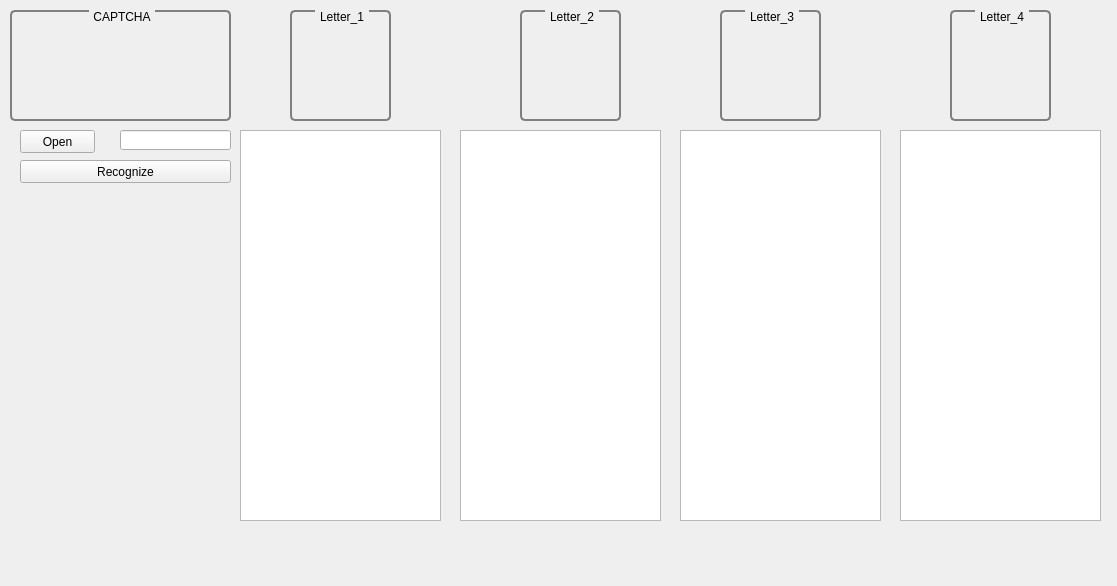
<?xml version="1.0" encoding="UTF-8"?>
<ui version="4.0">
 <class>Form</class>
 <widget class="QWidget" name="Form">
  <property name="windowModality">
   <enum>Qt::NonModal</enum>
  </property>
  <property name="geometry">
   <rect>
    <x>0</x>
    <y>0</y>
    <width>1117</width>
    <height>586</height>
   </rect>
  </property>
  <property name="windowTitle">
   <string>Form1</string>
  </property>
  <property name="styleSheet">
   <string notr="true"> QGroupBox {
     background-color: qlineargradient(x1: 0, y1: 0, x2: 0, y2: 1,
                                       stop: 0 #E0E0E0, stop: 1 #FFFFFF);
     border: 2px solid gray;
     border-radius: 5px;
	 font-family: &quot;Arial&quot;;
     margin-top: 1ex; /* оставляем пространство вверху для заголовка */
 }

 QGroupBox::title {
     subcontrol-origin: margin;
     subcontrol-position: top center; /* помещаем вверху по центру */
     padding: 0 3px;
     background-color: qlineargradient(x1: 0, y1: 0, x2: 0, y2: 1,
                                       stop: 0 #FFOECE, stop: 1 #FFFFFF);
 }


 QGroupBox::indicator {
     width: 13px;
     height: 13px;
 }

 QGroupBox::indicator:unchecked {
     image: url(:/images/checkbox_unchecked.png);
 }

QPushButton#evilButton {
     background-color: red;
     border-style: outset;
     border-width: 2px;
     border-radius: 10px;
     border-color: beige;
     font: bold 14px;
     min-width: 10em;
     padding: 6px;
 }
 QPushButton#evilButton:pressed {
     background-color: rgb(224, 0, 0);
     border-style: inset;
 }

QLineEdit { 
	 background-color: qlineargradient(x1: 0, y1: 0, x2: 0, y2: 1,
                                       stop: 0 #E0E0E0, stop: 1 #FFFFFF);
}

QWidget {
 background-color: qlineargradient(x1: 0, y1: 0, x2: 0, y2: 1,
                                       stop: 0 #E0E0E0, stop: 1 #FFFFFF);
}</string>
  </property>
  <widget class="QPushButton" name="pushButton">
   <property name="geometry">
    <rect>
     <x>20</x>
     <y>130</y>
     <width>75</width>
     <height>23</height>
    </rect>
   </property>
   <property name="text">
    <string>Open</string>
   </property>
  </widget>
  <widget class="QGroupBox" name="groupBox">
   <property name="geometry">
    <rect>
     <x>10</x>
     <y>10</y>
     <width>221</width>
     <height>111</height>
    </rect>
   </property>
   <property name="title">
    <string>CAPTCHA</string>
   </property>
  </widget>
  <widget class="QPushButton" name="recognizeBtn">
   <property name="geometry">
    <rect>
     <x>20</x>
     <y>160</y>
     <width>211</width>
     <height>23</height>
    </rect>
   </property>
   <property name="text">
    <string>Recognize</string>
   </property>
  </widget>
  <widget class="QGroupBox" name="groupBox_2">
   <property name="geometry">
    <rect>
     <x>290</x>
     <y>10</y>
     <width>101</width>
     <height>111</height>
    </rect>
   </property>
   <property name="title">
    <string>Letter_1</string>
   </property>
   <widget class="QLabel" name="label_letter1">
    <property name="geometry">
     <rect>
      <x>10</x>
      <y>30</y>
      <width>16</width>
      <height>16</height>
     </rect>
    </property>
    <property name="text">
     <string/>
    </property>
   </widget>
  </widget>
  <widget class="QGroupBox" name="groupBox_3">
   <property name="geometry">
    <rect>
     <x>520</x>
     <y>10</y>
     <width>101</width>
     <height>111</height>
    </rect>
   </property>
   <property name="title">
    <string>Letter_2</string>
   </property>
   <widget class="QLabel" name="label_letter2">
    <property name="geometry">
     <rect>
      <x>10</x>
      <y>30</y>
      <width>16</width>
      <height>16</height>
     </rect>
    </property>
    <property name="text">
     <string/>
    </property>
   </widget>
  </widget>
  <widget class="QGroupBox" name="groupBox_4">
   <property name="geometry">
    <rect>
     <x>720</x>
     <y>10</y>
     <width>101</width>
     <height>111</height>
    </rect>
   </property>
   <property name="title">
    <string>Letter_3</string>
   </property>
   <widget class="QLabel" name="label_letter3">
    <property name="geometry">
     <rect>
      <x>10</x>
      <y>30</y>
      <width>16</width>
      <height>16</height>
     </rect>
    </property>
    <property name="text">
     <string/>
    </property>
   </widget>
  </widget>
  <widget class="QGroupBox" name="groupBox_5">
   <property name="geometry">
    <rect>
     <x>950</x>
     <y>10</y>
     <width>101</width>
     <height>111</height>
    </rect>
   </property>
   <property name="title">
    <string>Letter_4</string>
   </property>
   <widget class="QLabel" name="label_letter4">
    <property name="geometry">
     <rect>
      <x>10</x>
      <y>30</y>
      <width>16</width>
      <height>16</height>
     </rect>
    </property>
    <property name="text">
     <string/>
    </property>
   </widget>
  </widget>
  <widget class="QLineEdit" name="edtRecognizeText">
   <property name="geometry">
    <rect>
     <x>120</x>
     <y>130</y>
     <width>111</width>
     <height>20</height>
    </rect>
   </property>
  </widget>
  <widget class="QTextBrowser" name="matrix_1">
   <property name="geometry">
    <rect>
     <x>240</x>
     <y>130</y>
     <width>201</width>
     <height>391</height>
    </rect>
   </property>
  </widget>
  <widget class="QTextBrowser" name="matrix_2">
   <property name="geometry">
    <rect>
     <x>460</x>
     <y>130</y>
     <width>201</width>
     <height>391</height>
    </rect>
   </property>
  </widget>
  <widget class="QTextBrowser" name="matrix_3">
   <property name="geometry">
    <rect>
     <x>680</x>
     <y>130</y>
     <width>201</width>
     <height>391</height>
    </rect>
   </property>
  </widget>
  <widget class="QTextBrowser" name="matrix_4">
   <property name="geometry">
    <rect>
     <x>900</x>
     <y>130</y>
     <width>201</width>
     <height>391</height>
    </rect>
   </property>
  </widget>
 </widget>
 <resources/>
 <connections/>
</ui>
